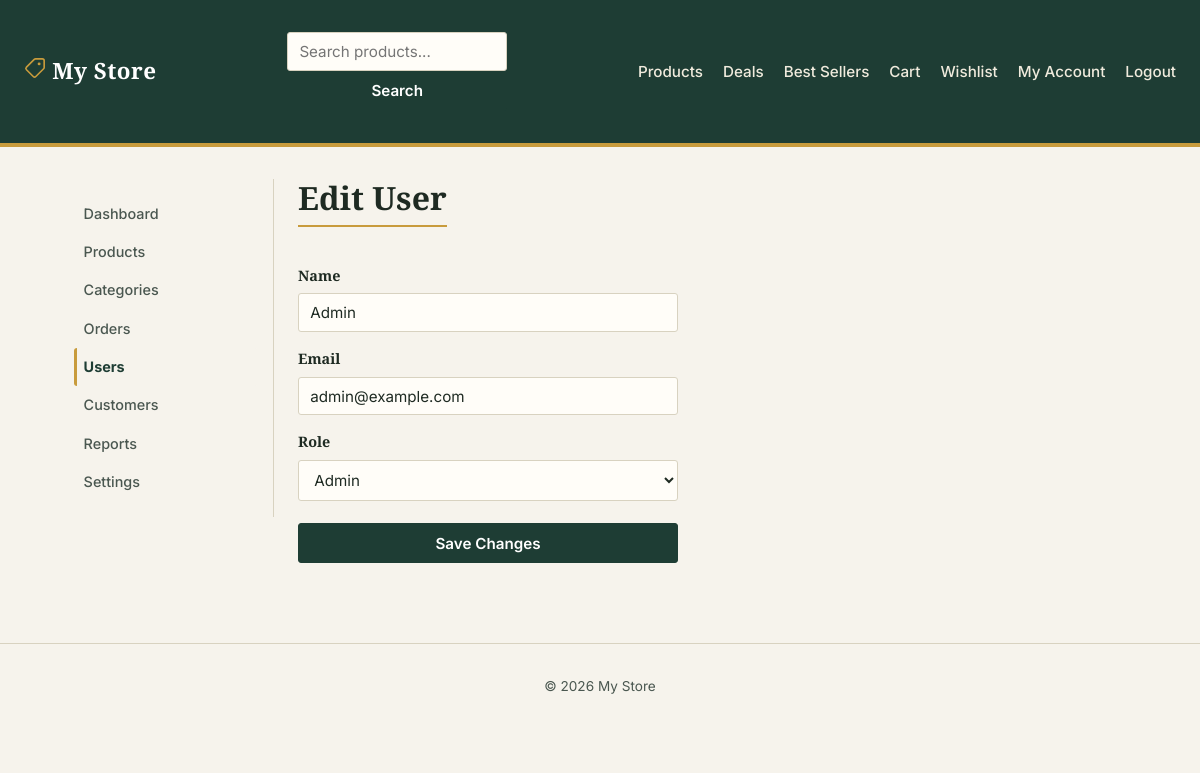
/admin/users/edit.php?id=1 (signed in), run on the app's committed database.
### tables this page shows
CREATE TABLE settings (
    `key`   VARCHAR(100) PRIMARY KEY,
    `value` VARCHAR(255) NOT NULL
);

CREATE TABLE users (
    id            INT AUTO_INCREMENT PRIMARY KEY,
    name          VARCHAR(100)        NOT NULL,
    email         VARCHAR(150)        NOT NULL UNIQUE,
    password_hash VARCHAR(255)        NOT NULL,
    role          ENUM('customer','admin') NOT NULL DEFAULT 'customer',
    phone         VARCHAR(30)         NULL,
    address       VARCHAR(255)        NULL,
    created_at    TIMESTAMP           NOT NULL DEFAULT CURRENT_TIMESTAMP
);

### includes/functions.php (called while the page is built, shortened)
<?php
function sanitize(string $value): string
{
    return htmlspecialchars(trim($value), ENT_QUOTES, 'UTF-8');
}
function get_setting(string $key, string $default = ''): string
{
    global $pdo;
    static $cache = null;
    if ($cache === null) {
        $cache = [];
        $rows = $pdo->query('SELECT `key`, `value` FROM settings')->fetchAll();
        foreach ($rows as $row) {
            $cache[$row['key']] = $row['value'];
        }
    }
    return $cache[$key] ?? $default;
}

### includes/auth.php (called while the page is built, shortened)
<?php
function is_logged_in(): bool
{
    return !empty($_SESSION['user_id']);
}

### admin/users/edit.php (the view, shortened to what this page needs)
<?php
require_once __DIR__ . '/../../includes/admin-auth.php';
$id = (int) ($_GET['id'] ?? 0);
$stmt = $pdo->prepare('SELECT * FROM users WHERE id = ?');
$stmt->execute([$id]);
$user = $stmt->fetch();
$name  = $user['name'];
$email = $user['email'];
$role  = $user['role'];
include __DIR__ . '/../../includes/header.php';
include __DIR__ . '/../../includes/sidebar.php';
?>
<h1>Edit User</h1>
<form method="post" action="">
    <label for="name">Name</label>
    <input type="text" id="name" name="name" value="<?= sanitize($name) ?>" required>
    <label for="email">Email</label>
    <input type="email" id="email" name="email" value="<?= sanitize($email) ?>" required>
    <label for="role">Role</label>
    <select id="role" name="role">
        <option value="admin" <?= $role === 'admin' ? 'selected' : '' ?>>Admin</option>
    </select>
    <button type="submit">Save Changes</button>
</form>
<?php include __DIR__ . '/../../includes/footer.php'; ?>

### includes/navbar.php (shortened to what this page needs)
<nav class="navbar">
    <a class="navbar-brand" href="<?= BASE_URL ?>/index.php">
        <?= sanitize(get_setting('site_name', SITE_NAME)) ?>
    </a>
    <form action="<?= BASE_URL ?>/products/search.php" method="get" class="navbar-search">
        <input type="text" name="q" placeholder="Search products..." value="<?= sanitize($_GET['q'] ?? '') ?>">
        <button type="submit">Search</button>
    </form>
    <ul class="navbar-links">
        <li><a href="<?= BASE_URL ?>/products/index.php">Products</a></li>
        <li><a href="<?= BASE_URL ?>/products/deals.php">Deals</a></li>
        <li><a href="<?= BASE_URL ?>/products/best-sellers.php">Best Sellers</a></li>
        <li><a href="<?= BASE_URL ?>/cart/index.php">Cart</a></li>
        <?php if (is_logged_in()): ?>
            <li><a href="<?= BASE_URL ?>/account/wishlist.php">Wishlist</a></li>
            <li><a href="<?= BASE_URL ?>/account/index.php">My Account</a></li>
            <li><a href="<?= BASE_URL ?>/auth/logout.php">Logout</a></li>
        <?php else: ?>
            <li><a href="<?= BASE_URL ?>/auth/signin.php" class="btn-signin">Sign In</a></li>
        <?php endif; ?>
    </ul>
</nav>

### assets/css/style.css (style rules this page uses)
:root { --color-bg: #F6F3EC; --color-surface: #FFFDF8; --color-ink: #1E2A22; --color-ink-soft: #4A5750; --color-accent: #C89B3C; --color-accent-dk: #8F6C24; --color-forest: #2F5D50; --color-forest-dk: #1E3D34; --color-line: #D8D2C0; --color-danger: #B3261E; --color-danger-bg: #FBEAE9; --color-success: #2F6B4F; --color-success-bg:#E7F1EB; --font-display: 'Zilla Slab', Georgia, serif; --font-body: 'Inter', -apple-system, BlinkMacSystemFont, sans-serif; --font-mono: 'IBM Plex Mono', 'Courier New', monospace; --radius: 3px; --shadow-card: 0 1px 2px rgba(30, 42, 34, 0.06); }
* { box-sizing: border-box; }
body { margin: 0; font-family: var(--font-body); background: var(--color-bg); color: var(--color-ink); line-height: 1.55; }
h1, h2, h3 { font-family: var(--font-display); color: var(--color-ink); line-height: 1.2; margin: 0 0 .75rem; }
h1 { font-size: 2rem; border-bottom: 2px solid var(--color-accent); padding-bottom: .5rem; display: inline-block; }
a { color: var(--color-forest); text-decoration: none; }
.navbar { display: flex; align-items: center; justify-content: space-between; gap: 1rem; padding: 1rem 1.5rem; background: var(--color-forest-dk); border-bottom: 4px solid var(--color-accent); }
.navbar-brand { font-family: var(--font-display); font-size: 1.4rem; font-weight: 600; color: #fff !important; letter-spacing: .02em; }
.navbar-search { display: flex; gap: 0; }
.navbar-search input { border-radius: var(--radius) 0 0 var(--radius); border-right: none; width: 220px; }
.navbar-search button { border-radius: 0 var(--radius) var(--radius) 0; margin: 0; }
.navbar-links { display: flex; list-style: none; gap: 1.25rem; margin: 0; padding: 0; }
.navbar-links a { color: #F0EBDD; font-weight: 500; font-size: .95rem; }
form { display: flex; flex-direction: column; max-width: 380px; gap: .4rem; margin: 1rem 0; }
form label { font-family: var(--font-display); font-weight: 600; font-size: .9rem; margin-top: .6rem; color: var(--color-ink); }
input, select, textarea, button { font-family: var(--font-body); font-size: .95rem; }
input[type=text], input[type=email], input[type=password], input[type=number], input[type=tel], select, textarea { padding: .55rem .7rem; border: 1px solid var(--color-line); border-radius: var(--radius); background: var(--color-surface); color: var(--color-ink); }
button, input[type=submit] { margin-top: 1rem; padding: .6rem 1.1rem; border: 1px solid var(--color-forest-dk); border-radius: var(--radius); background: var(--color-forest-dk); color: #fff; font-weight: 600; cursor: pointer; transition: background .15s ease; }

### data on the page
settings: key "My Store"
users: name "Admin", email "admin@example.com", role "Admin"

### other printed values
$label "Dashboard"
$label "Products"
$label "Categories"
$label "Orders"
$label "Users"
$label "Customers"
$label "Reports"
$label "Settings"
get_setting('site_name', SITE_NAME) "My Store"
